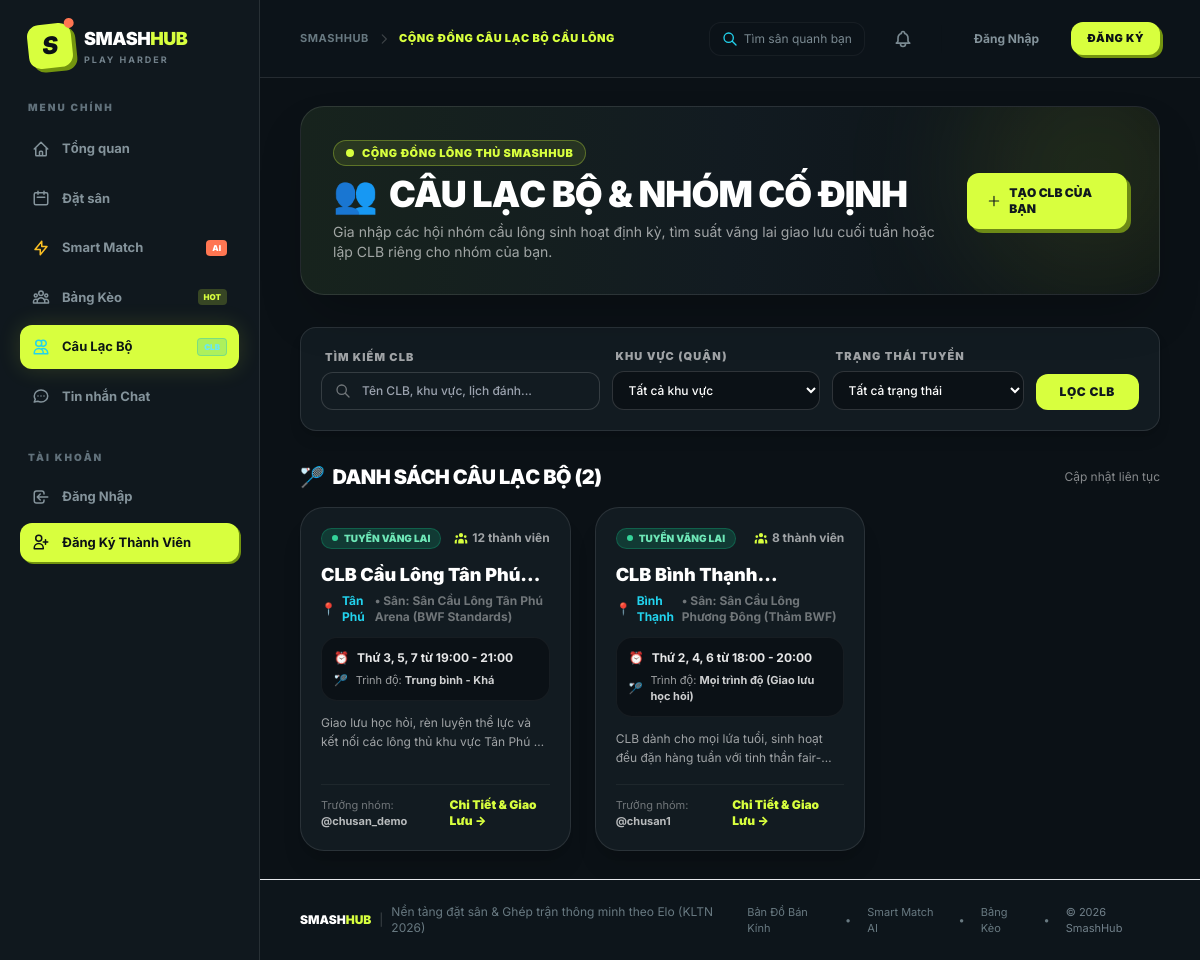
/index.php?action=clubs, run on the app's committed database.
### tables this page shows
CREATE TABLE `clubs` (
  `id` int NOT NULL AUTO_INCREMENT,
  `name` varchar(150) NOT NULL,
  `description` text DEFAULT NULL,
  `leader_id` int NOT NULL,
  `pitch_id` int DEFAULT NULL,
  `schedule_info` varchar(255) DEFAULT NULL,
  `district` varchar(100) DEFAULT NULL,
  `level_requirement` varchar(100) DEFAULT 'Mọi trình độ (Giao lưu học hỏi)',
  `avatar_url` varchar(255) DEFAULT NULL,
  `banner_url` varchar(255) DEFAULT NULL,
  `member_count` int DEFAULT 1,
  `is_recruiting` tinyint DEFAULT 1,
  `created_at` timestamp NOT NULL DEFAULT CURRENT_TIMESTAMP,
  PRIMARY KEY (`id`)
);

CREATE TABLE `pitches` (
  `id` int NOT NULL AUTO_INCREMENT,
  `owner_id` int DEFAULT NULL,
  `name` varchar(255) NOT NULL,
  `location` varchar(255) NOT NULL DEFAULT '',
  `district` varchar(100) DEFAULT '',
  `city` varchar(100) DEFAULT 'TP.HCM',
  `latitude` decimal(10,8) DEFAULT 10.80000000 COMMENT 'Tọa độ vĩ độ GPS',
  `longitude` decimal(11,8) DEFAULT 106.70000000 COMMENT 'Tọa độ kinh độ GPS',
  `type` varchar(50) NOT NULL COMMENT 'Thảm PVC Tiêu Chuẩn BWF, Thảm PVC Yonex, Sân Gỗ Thi Đấu, Thảm Alite',
  `quantity` int NOT NULL DEFAULT 1 COMMENT 'Số lượng sân con trong cụm',
  `price_per_hour` decimal(10,2) NOT NULL,
  `image_url` varchar(255) DEFAULT NULL,
  `description` text,
  `status` enum('active','locked') DEFAULT 'active',
  PRIMARY KEY (`id`)
);

CREATE TABLE `users` (
  `id` int NOT NULL AUTO_INCREMENT,
  `username` varchar(50) NOT NULL,
  `password` varchar(255) NOT NULL,
  `role` enum('user','staff','owner','admin') DEFAULT 'user',
  `name` varchar(255) NOT NULL,
  `phone` varchar(20) DEFAULT NULL,
  `avatar_url` varchar(255) DEFAULT NULL,
  `skill_level` tinyint NOT NULL DEFAULT 3 COMMENT '1: Mới chơi, 2: TB Yếu, 3: Trung bình, 4: Khá, 5: Bán chuyên',
  `preferred_format` varchar(50) DEFAULT 'Đánh Đôi' COMMENT 'Đánh Đơn, Đánh Đôi, Giao lưu nhóm',
  `district` varchar(100) DEFAULT 'Bình Thạnh',
  `latitude` decimal(10,8) DEFAULT NULL,
  `longitude` decimal(11,8) DEFAULT NULL,
  `location_address` varchar(255) DEFAULT '',
  `reputation_score` int NOT NULL DEFAULT 100 COMMENT 'Thang điểm Uy Tín Fair-Play từ 0 - 100',
  `penalty_until` datetime DEFAULT NULL,
  `created_at` timestamp NOT NULL DEFAULT CURRENT_TIMESTAMP,
  `owner_id` int DEFAULT NULL,
  `assigned_pitch_id` int DEFAULT NULL,
  PRIMARY KEY (`id`),
  UNIQUE KEY `username` (`username`)
);

### controllers/ClubController.php (called while the page is built, shortened)
<?php
class ClubController {
    public function index() {
        $database = new Database();
        $db = $database->getConnection();
        $clubModel = new Club($db);
        $keyword = trim($_GET['q'] ?? '');
        $district = $_GET['district'] ?? '';
        $recruiting = isset($_GET['recruiting']) ? $_GET['recruiting'] : '';
        $clubs = $clubModel->readAll($keyword, $district, $recruiting);
        require_once 'views/layout.php';
    }
}
?>

### models/Club.php (called while the page is built, shortened)
<?php
class Club {
    private $conn;
    private $table_name = "clubs";
    public function __construct($db) {
        $this->conn = $db;
    }
    private function ensureSchema() {
        try {
            $this->conn->exec("
                CREATE TABLE IF NOT EXISTS clubs (
                    id INT AUTO_INCREMENT PRIMARY KEY,
                    name VARCHAR(150) NOT NULL,
                    description TEXT NULL,
                    leader_id INT NOT NULL,
                    pitch_id INT NULL,
                    schedule_info VARCHAR(255) NULL,
                    district VARCHAR(100) NULL,
                    level_requirement VARCHAR(100) DEFAULT 'Mọi trình độ (Giao lưu học hỏi)',
                    avatar_url VARCHAR(255) NULL,
                    banner_url VARCHAR(255) NULL,
                    member_count INT DEFAULT 1,
                    is_recruiting TINYINT(1) DEFAULT 1,
                    created_at TIMESTAMP DEFAULT CURRENT_TIMESTAMP
                ) ENGINE=InnoDB DEFAULT CHARSET=utf8mb4 COLLATE=utf8mb4_unicode_ci;
                CREATE TABLE IF NOT EXISTS club_members (
                    id INT AUTO_INCREMENT PRIMARY KEY,
                    club_id INT NOT NULL,
                    user_id INT NOT NULL,
                    role ENUM('leader', 'admin', 'member') DEFAULT 'member',
                    status ENUM('approved', 'pending', 'rejected') DEFAULT 'approved',
                    joined_at TIMESTAMP DEFAULT CURRENT_TIMESTAMP,
                    UNIQUE KEY unique_club_user (club_id, user_id)
                ) ENGINE=InnoDB DEFAULT CHARSET=utf8mb4 COLLATE=utf8mb4_unicode_ci;
                CREATE TABLE IF NOT EXISTS club_posts (
                    id INT AUTO_INCREMENT PRIMARY KEY,
                    club_id INT NOT NULL,
                    user_id INT NOT NULL,
                    post_type ENUM('general', 'recruitment', 'announcement') DEFAULT 'general',
                    title VARCHAR(255) NULL,
                    content TEXT NOT NULL,
                    slot_needed INT DEFAULT 0,
                    fee_per_slot INT DEFAULT 0,
                    likes_count INT DEFAULT 0,
                    created_at TIMESTAMP DEFAULT CURRENT_TIMESTAMP
                ) ENGINE=InnoDB DEFAULT CHARSET=utf8mb4 COLLATE=utf8mb4_unicode_ci;
            ");
        } catch (Exception $e) {}
    }
    public function readAll($keyword = '', $district = '', $is_recruiting = null) {
        $query = "SELECT c.*, u.name as leader_name, u.username as leader_username, p.name as pitch_name
                  FROM " . $this->table_name . " c
                  LEFT JOIN users u ON c.leader_id = u.id
                  LEFT JOIN pitches p ON c.pitch_id = p.id
                  WHERE 1=1";
        $params = [];
        $query .= " ORDER BY c.is_recruiting DESC, c.member_count DESC, c.created_at DESC";
        $stmt = $this->conn->prepare($query);
        $stmt->execute($params);
        return $stmt->fetchAll(PDO::FETCH_ASSOC);
    }
}
?>

### views/clubs/index.php (the view, shortened to what this page needs)
<div class="space-y-8 animate-fade-in">
    <div class="relative overflow-hidden rounded-3xl bg-gradient-to-r from-[#17231d] via-[#121b21] to-[#0b1116] p-6 sm:p-8 border border-white/10 shadow-2xl">
        <div class="relative flex flex-col md:flex-row md:items-center justify-between gap-6">
            <div>
                <div class="inline-flex items-center gap-2 px-3 py-1 rounded-full bg-[#d8ff3e]/10 border border-[#d8ff3e]/30 text-[#d8ff3e] text-[11px] font-black uppercase tracking-wider mb-2">
                    <span class="h-2 w-2 rounded-full bg-[#d8ff3e] animate-ping"></span>
                    CỘNG ĐỒNG LÔNG THỦ SMASHHUB
                </div>
                <h1 class="text-3xl sm:text-4xl font-black uppercase tracking-tight text-white flex items-center gap-3">
                    <span>👥</span> Câu Lạc Bộ & Nhóm Cố Định
                </h1>
                <p class="mt-2 text-xs sm:text-sm text-white/60 max-w-2xl leading-relaxed">
                    Gia nhập các hội nhóm cầu lông sinh hoạt định kỳ, tìm suất vãng lai giao lưu cuối tuần hoặc lập CLB riêng cho nhóm của bạn.
                </p>
            </div>
            <div class="flex flex-wrap items-center gap-3">
                <a href="index.php?action=club_create" class="inline-flex items-center gap-2 rounded-xl bg-[#d8ff3e] px-5 py-3 text-xs font-black uppercase text-[#10181e] shadow-[4px_4px_0_#6d8a16] transition hover:translate-x-0.5 hover:translate-y-0.5">
                    <svg class="w-4 h-4" fill="none" stroke="currentColor" viewBox="0 0 24 24"><path stroke-linecap="round" stroke-linejoin="round" stroke-width="2" d="M12 4v16m8-8H4"></path></svg>
                    Tạo CLB Của Bạn
                </a>
            </div>
        </div>
    </div>
    <div class="bg-[#121b21] rounded-2xl p-4 sm:p-5 border border-white/10 shadow-lg">
        <form action="index.php" method="GET" class="flex flex-col md:flex-row gap-3 items-end">
            <div class="flex-grow w-full md:w-auto">
                <label for="q" class="block text-[11px] font-black text-white/60 uppercase tracking-widest mb-1.5 ml-1">Tìm Kiếm CLB</label>
                <div class="relative">
                    <div class="absolute inset-y-0 left-0 pl-3.5 flex items-center pointer-events-none text-white/40">
                    </div>
                    <input type="text" name="q" id="q" value="<?php echo htmlspecialchars($keyword); ?>" placeholder="Tên CLB, khu vực, lịch đánh..." class="block w-full pl-10 pr-4 py-2.5 bg-[#0b1116] border border-white/15 text-white rounded-xl focus:border-[#d8ff3e] focus:outline-none text-xs font-medium">
                </div>
            </div>
            <div class="w-full md:w-52">
                <label for="district" class="block text-[11px] font-black text-white/60 uppercase tracking-widest mb-1.5 ml-1">Khu Vực (Quận)</label>
                <select name="district" id="district" class="block w-full px-3 py-2.5 bg-[#0b1116] border border-white/15 text-white rounded-xl focus:border-[#d8ff3e] focus:outline-none text-xs font-medium cursor-pointer">
                    <option value="">Tất cả khu vực</option>
                </select>
            </div>
            <div class="w-full md:w-48">
                <label for="recruiting" class="block text-[11px] font-black text-white/60 uppercase tracking-widest mb-1.5 ml-1">Trạng Thái Tuyển</label>
                <select name="recruiting" id="recruiting" class="block w-full px-3 py-2.5 bg-[#0b1116] border border-white/15 text-white rounded-xl focus:border-[#d8ff3e] focus:outline-none text-xs font-medium cursor-pointer">
                    <option value="">Tất cả trạng thái</option>
                </select>
            </div>
            <div class="w-full md:w-auto">
                <button type="submit" class="w-full md:w-auto bg-[#d8ff3e] text-[#10181e] font-black px-6 py-2.5 rounded-xl text-xs uppercase tracking-wider hover:bg-[#c6ec2e] transition">
                    Lọc CLB
                </button>
            </div>
        </form>
    </div>
    <div class="space-y-4">
        <div class="flex items-center justify-between">
            <h2 class="text-xl font-black text-white uppercase tracking-tight flex items-center gap-2">
                <span>🏸</span> Danh Sách Câu Lạc Bộ (<?php echo count($clubs); ?>)
            </h2>
            <span class="text-xs text-white/50">Cập nhật liên tục</span>
        </div>
        <?php if(!empty($clubs)): ?>
            <div class="grid grid-cols-1 md:grid-cols-2 lg:grid-cols-3 gap-6">
                <?php foreach($clubs as $c): ?>
                    <div class="bg-[#121b21] rounded-3xl border border-white/10 hover:border-[#d8ff3e]/40 p-5 shadow-xl transition-all flex flex-col justify-between group">
                        <div class="space-y-3">
                            <div class="flex items-center justify-between gap-2">
                                <?php if($c['is_recruiting']): ?>
                                    <span class="inline-flex items-center gap-1.5 px-2.5 py-0.5 rounded-full text-[10px] font-black bg-emerald-500/20 text-emerald-300 border border-emerald-500/30 uppercase">
                                        <span class="h-1.5 w-1.5 rounded-full bg-emerald-400 animate-pulse"></span>
                                        Tuyển Vãng Lai
                                    </span>
                                <?php else: ?>
                                    <span class="inline-flex items-center gap-1 px-2.5 py-0.5 rounded-full text-[10px] font-bold bg-white/10 text-white/60">
                                        Đã đủ người
                                    </span>
                                <?php endif; ?>
                                <span class="text-xs font-bold text-white/60 flex items-center gap-1">
                                    <?php echo (int)$c['member_count']; ?> thành viên
                                </span>
                            </div>
                            <div>
                                <h3 class="text-lg font-black text-white group-hover:text-[#d8ff3e] transition line-clamp-1">
                                    <?php echo htmlspecialchars($c['name']); ?>
                                </h3>
                                <div class="flex items-center gap-1.5 text-xs text-cyan-400 font-bold mt-1">
                                    <span>📍</span>
                                    <span><?php echo htmlspecialchars($c['district'] ?? 'Khu vực chưa gán'); ?></span>
                                    <?php if(!empty($c['pitch_name'])): ?>
                                        <span class="text-white/40">• Sân: <?php echo htmlspecialchars($c['pitch_name']); ?></span>
                                    <?php endif; ?>
                                </div>
                            </div>
                            <div class="bg-[#0b1116] p-3 rounded-2xl border border-white/5 space-y-1.5 text-xs">
                                <div class="flex items-center gap-2 text-white/90">
                                    <span class="text-amber-400">⏰</span>
                                    <span class="font-bold"><?php echo htmlspecialchars($c['schedule_info'] ?? 'Chưa cập nhật lịch'); ?></span>
                                </div>
                                <div class="flex items-center gap-2 text-white/60 text-[11px]">
                                    <span class="text-blue-400">🏸</span>
                                    <span>Trình độ: <strong class="text-white/80"><?php echo htmlspecialchars($c['level_requirement']); ?></strong></span>
                                </div>
                            </div>
                            <?php if(!empty($c['description'])): ?>
                                <p class="text-xs text-white/60 line-clamp-2 leading-relaxed">
                                    <?php echo htmlspecialchars($c['description']); ?>
                                </p>
                            <?php endif; ?>
                        </div>
                        <div class="mt-4 pt-3 border-t border-white/5 flex items-center justify-between">
                            <span class="text-[11px] text-white/40">
                                Trưởng nhóm: <strong class="text-white/70">@<?php echo htmlspecialchars($c['leader_username'] ?? 'admin'); ?></strong>
                            </span>
                            <a href="index.php?action=club_detail&id=<?php echo $c['id']; ?>" class="inline-flex items-center gap-1 text-xs font-black text-[#d8ff3e] group-hover:translate-x-1 transition">
                                Chi Tiết & Giao Lưu →
                            </a>
                        </div>
                    </div>
                <?php endforeach; ?>
            </div>
        <?php endif; ?>
    </div>
</div>

### views/layout.php (style rules this page uses)
body { font-family: 'Inter', -apple-system, BlinkMacSystemFont, "Segoe UI", Roboto, sans-serif; background-color: #0b1116; color: #ffffff; }
input:not([type="checkbox"]):not([type="radio"]):not([type="submit"]):not([type="button"]), textarea, select { background-color: #121b21; color: #ffffff; }

### data on the page
clubs: is_recruiting 1 (drawn), member_count "12", name "CLB Cầu Lông Tân…", district "Tân Phú", pitch.name "Sân Cầu Lông Tân Phú Arena (BWF Standards)", schedule_info "Thứ 3, 5, 7 từ 19:00 - 21:00", level_requirement "Trung bình - Khá", description "Giao lưu học hỏi, rèn luyện thể lực và kết nối các lông thủ khu vực Tân Phú…", users.username "chusan_demo"
clubs: is_recruiting 1 (drawn), member_count "8", name "CLB Bình…", district "Bình Thạnh", pitch.name "Sân Cầu Lông Phương Đông (Thảm BWF)", schedule_info "Thứ 2, 4, 6 từ 18:00 - 20:00", level_requirement "Mọi trình độ (Giao lưu học hỏi)", description "CLB dành cho mọi lứa tuổi, sinh hoạt đều đặn hàng tuần với tinh…", users.username "chusan1"

### other printed values
$page_title "CỘNG ĐỒNG CÂU LẠC BỘ CẦU LÔNG"
count($clubs) "2"
